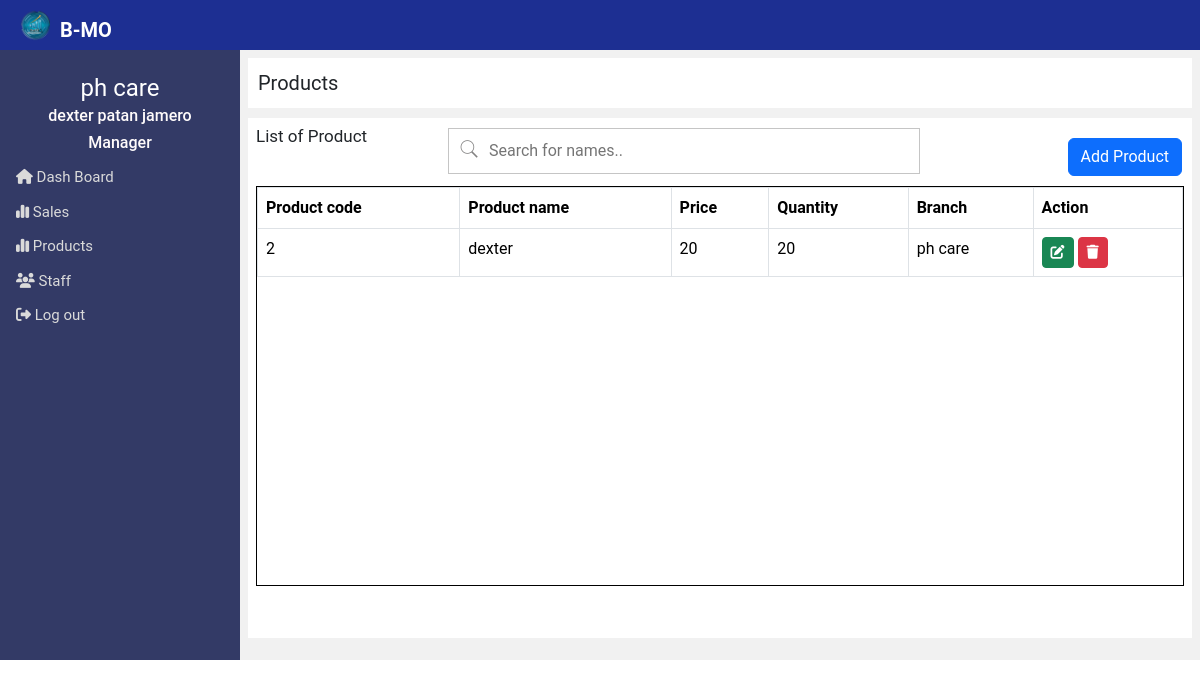
Page /Manager_landing_page/ProductManager.php (signed in) on the committed database.
### tables this page shows
CREATE TABLE `product` (
  `Product_code` varchar(255) NOT NULL,
  `Product_name` varchar(255) NOT NULL,
  `Price` varchar(255) NOT NULL,
  `Quantity` varchar(255) NOT NULL,
  `Branch` varchar(255) NOT NULL
);

### Manager_landing_page/ProductManager.php (the view, shortened to what this page needs)
<?php
   $middlename = $_SESSION['middlename'];
   $lastname = $_SESSION['lastname'];
   $branch = $_SESSION ['branch'];
   $fname = $_SESSION ["fname"];
   $position = $_SESSION['position'];
?>
<!DOCTYPE html>
<html>
    <head>
       <link rel="stylesheet" href="ProductManager.css">
    </head>
    <body>
        <div class="left">
        <img src="/Multi_business_system/picture/logo.png" style="width: 30px;position:absolute; top:10px; left:20px;" alt="">
                 <div class="Company">B-MO</div>
        </div>
        <div class="sidenav" id="a">
             <div class="companyname"> <?php echo $branch?> </div>
            <div class="owner">
              <h6>  <?php echo $fname ." ". $middlename ." ". $lastname ?> </h6>
              <h6><?php echo $position;?></h6>
            </div >
                <a href="DashboardManager.php" target="_top" class="nav"><i class="fa-solid fa-house"></i> Dash Board</a>
                   <a href="SalesManager.php" target="_top" class="nav"><i class="fa-solid fa-chart-simple"></i> Sales</a>
                   <a href="ProductManager.php" target="_top" class="nav"><i class="fa-solid fa-chart-simple"></i> Products</a>
                   <a href="StaffAcctManager.php" target="_top" class="nav"><i class="fa-solid fa-users"></i> Staff</a>
                   <a href="/Multi_business_system/landingpage/logout.php" target="_top" ><i class="fa-solid fa-right-from-bracket"></i> Log out</a>
    </div>
          <div class="main" id="a">
            <div class="frame" src="" name="iframe">
                <div class="addbusines">
                    <div class="product-top">Products</div>
                    </div>
                    <div class="busin-right">
                        <div class="busin-left">
                        <label class="listt">List of Product</label>
                            <div class="search-container">
                                <input type="text" class="myInput" onkeyup="myFunction()" placeholder="Search for names.." title="Type in a name">
                            </div>
                         </div>
                    <button type="button" class="btn btn-primary" data-bs-toggle="modal" id="moove" data-bs-target="#exampleModal">
                Add Product
                </button>
                                <div class="List_of_product">
                        <div class="product">
                        <?php include('header.php'); ?>
     <table id="am" class=" table table-bordered table-hover">
          <thead>
              <tr>
              <th scope="col">Product code</th>
              <th scope="col">Product name</th>
              <th scope="col">Price</th>
              <th scope="col">Quantity</th>
              <th scope="col">Branch</th>
              <th scope="col">Action</th>
              </tr>
          </thead>
          <tbody>
              <?php
               $host = "localhost";
               $dbname = "multi_bussines_system";
               $username = "root";
               $password = "";
              try{
                  $pdo = new PDO("mysql:host=$host;dbname=$dbname", $username, $password);
                   $pdo->setAttribute(PDO::ATTR_ERRMODE,PDO::ERRMODE_EXCEPTION);
                  $query = " SELECT * FROM product WHERE Branch = '$branch'";
                  $statement = $pdo->prepare($query);
                 $statement->execute();
                 $result = $statement->fetchALL(PDO::FETCH_ASSOC);
                 if( $result){
                  foreach ($result as $row){
                      ?>
                      <tr>
                          <td class="user_id"><?= $row['Product_code'];?></td>
                          <td><?= $row['Product_name']?></td>
                          <td><?= $row['Price']?></td>
                          <td><?= $row['Quantity']?></td>
                          <td><?= $row['Branch']?></td>
                          <td>
                           <a href="#" class="btn btn-success btn-sm edit-data"> <i class="fa-solid fa-pen-to-square" style="color: #ffffff;"></i> </a>
                           <a href="#" class="btn btn-danger btn-sm delete-data"> <i class="fa-solid fa-trash" style="color: #ffffff;"></i> </a>
                      </td>
                      </tr>
                      <?php
                  }
                 }
              }catch(PDOException $e){
                  echo $e->getMessage();
              }
              ?>
          </tbody>
        </div>
      <?php include('footer.php');?>
    </body>
</html>

### Manager_landing_page/ProductManager.css (style rules this page uses)
body { padding: 0px; margin: 0px; box-sizing: border-box; }
* { font-family: 'Roboto', sans-serif; box-sizing: border-box; }
.left { background-color: #1d2f92; width: 100%; margin: 0px; height: 50px; }
.companyname { text-align: center; font-size: 24px; color: #ffffff; }
.owner { text-align: center; font-size: 14px; color: #fffbfb; }
.sidenav { width: 20%; z-index: 1; background-color: #333a66; overflow-x: hidden; padding-top: 20px; }
.sidenav a, .dropdown-btn { padding: 6px 8px 6px 16px; text-decoration: none; font-size: 15px; color: #dadada; display: block; border: none; background: none; width: 100%; text-align: left; cursor: pointer; outline: none; }
.main { width: 80%; background-color: #f1f1f1; }
#a { float: left; height: 610px; }
* { box-sizing: border-box; font-family: 'Roboto', sans-serif; }
.frame { padding: 8px; width: 100%; height: 99%; box-sizing: border-box; border: none; }
.addbusines { background-color: white; padding: 10px; font-size: 20px; }
.search-container { position: absolute; top: 10px; left: 200px; width: 50%; }
.busin-left { height: 50px; }
div.busin-right { height: 520px; background-color: white; margin-top: 10px; padding: 8px; position: relative; }
.myInput { background-image: url('/Multi_business_system/picture/searchicon.png'); background-position: 10px 10px; background-repeat: no-repeat; width: 100%; font-size: 16px; padding: 10px 20px 10px 40px; border: 1px solid #c5c5c5; margin-bottom: 12px; }
* { font-family: 'Roboto', sans-serif; }
.Company { color: white; font-size: 20px; position: absolute; top: 15px; font-weight: bold; left: 60px; }
#moove { position: absolute; right: 10px; top: 20px; }
label.listt { position: relative; top: -2px; font-size: 17px; }
.List_of_product { height: 450px; margin-top: 10px; }
.product { border: 1px solid black; height: 400px; }

### rows in the picture
product: Product_code "2", Product_name "dexter", Price "20", Quantity "20", Branch "ph care"

### other values in the picture
$branch "ph care"
$fname "dexter"
$middlename "patan"
$lastname "jamero"
$position "Manager"
